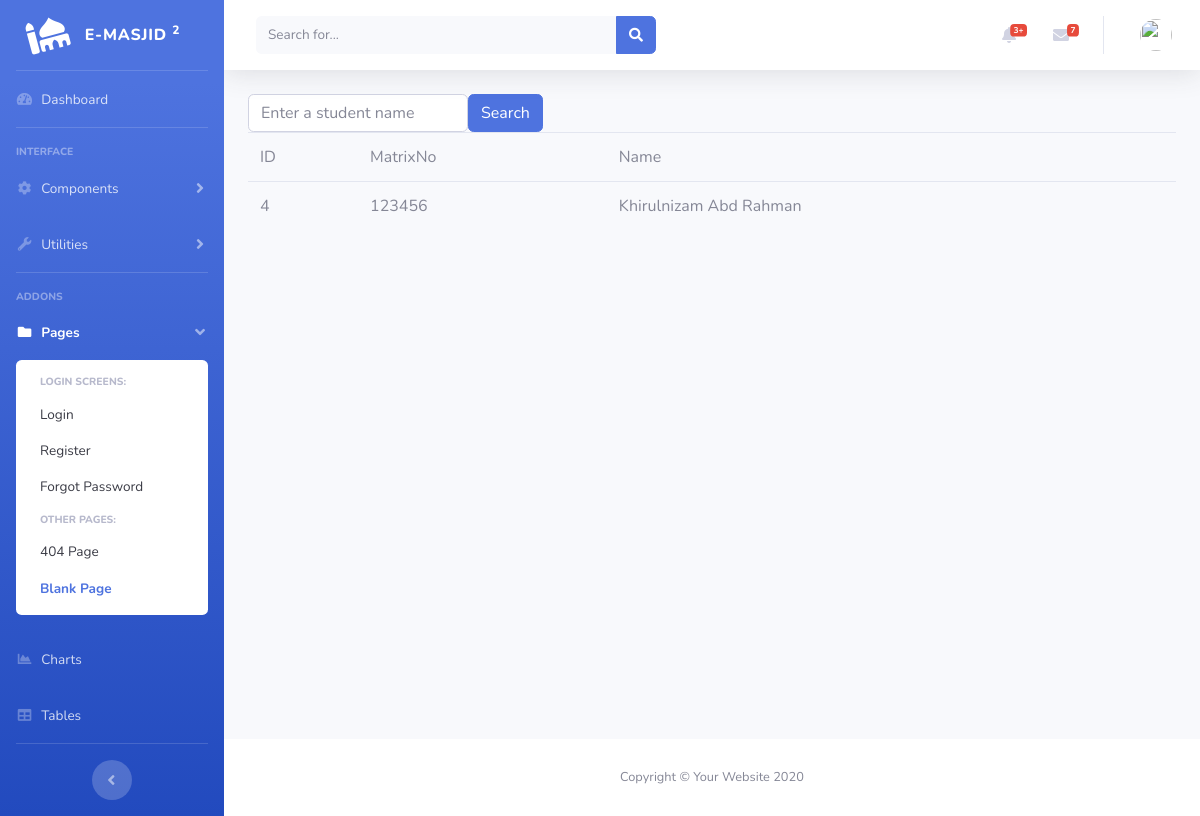
Page /search.php?keyword=Khirulnizam Abd Rahman on the committed database.
### tables this page shows
CREATE TABLE IF NOT EXISTS `students` (
  `id` int(11) unsigned NOT NULL AUTO_INCREMENT,
  `matrixno` varchar(50) DEFAULT NULL,
  `name` varchar(50) DEFAULT NULL,
  `address` blob,
  `dob` date DEFAULT NULL,
  `programcode` varchar(6) DEFAULT NULL,
  PRIMARY KEY (`id`)
);

### search.php (the view)
<?php
	include ("header.template.php");
?>
<form class="form-inline">
	<input type="text" name="keyword"
	class="form-control"
	placeholder="Enter a student name">
	<button type="submit"
	class="btn btn-primary">Search</button>
</form>
<?php
	include "dbconnect.php";
	$keyword=$_GET['keyword'];
	$sql="SELECT id, name, matrixno
		 FROM students
		 WHERE name LIKE '%$keyword%'";
	$result = mysqli_query($conn, $sql);
	?>
	<table class="table">
		<tr>
			<td>ID</td>
			<td>MatrixNo</td>
			<td>Name</td>
		</tr>
	<?php
	if(mysqli_num_rows($result)>0){
		while ($row=mysqli_fetch_assoc(
			$result)){
			echo "<tr>";
			echo "<td> ".$row['id']."</td>";
			echo "<td> ".$row['matrixno']."</td>";
			echo "<td> ".$row['name']."</td>";
			echo "</tr>";
		}
	}
?>
</table>
<?php
	include ("footer.template.php");
?>

### rows in the picture
students: id "4", matrixno "123456", name "Khirulnizam Abd Rahman"
